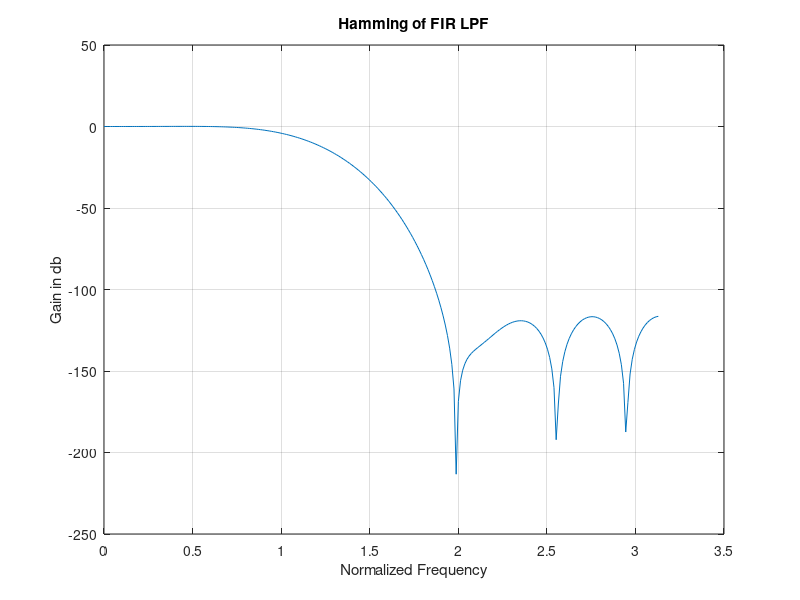

Recreate this plot in MATLAB.
function firlow1(wp, ws, fm)
    % Handle default values if arguments are missing
    if nargin < 3, fm = 1; end   % Default fm = 1
    if nargin < 2, ws = 0.5; end % Default ws = 0.5
    if nargin < 1, wp = 0.3; end % Default wp = 0.3

   
    wc= ((wp+ws)/2)/fm;
    ft= (ws-wp);
    ft= (ft/fm);
    N= (3.1/ft);
    N=ceil (N);
    f=hamming (N+1);
    b=fir1 (N,wc,f);
    [H, w] =freqz (b, 1,256);
    plot (w,20*log (abs (H)))
    title ('Hamming of FIR LPF'); xlabel ('Normalized Frequency'); ylabel ('Gain in db');    grid on;
end
